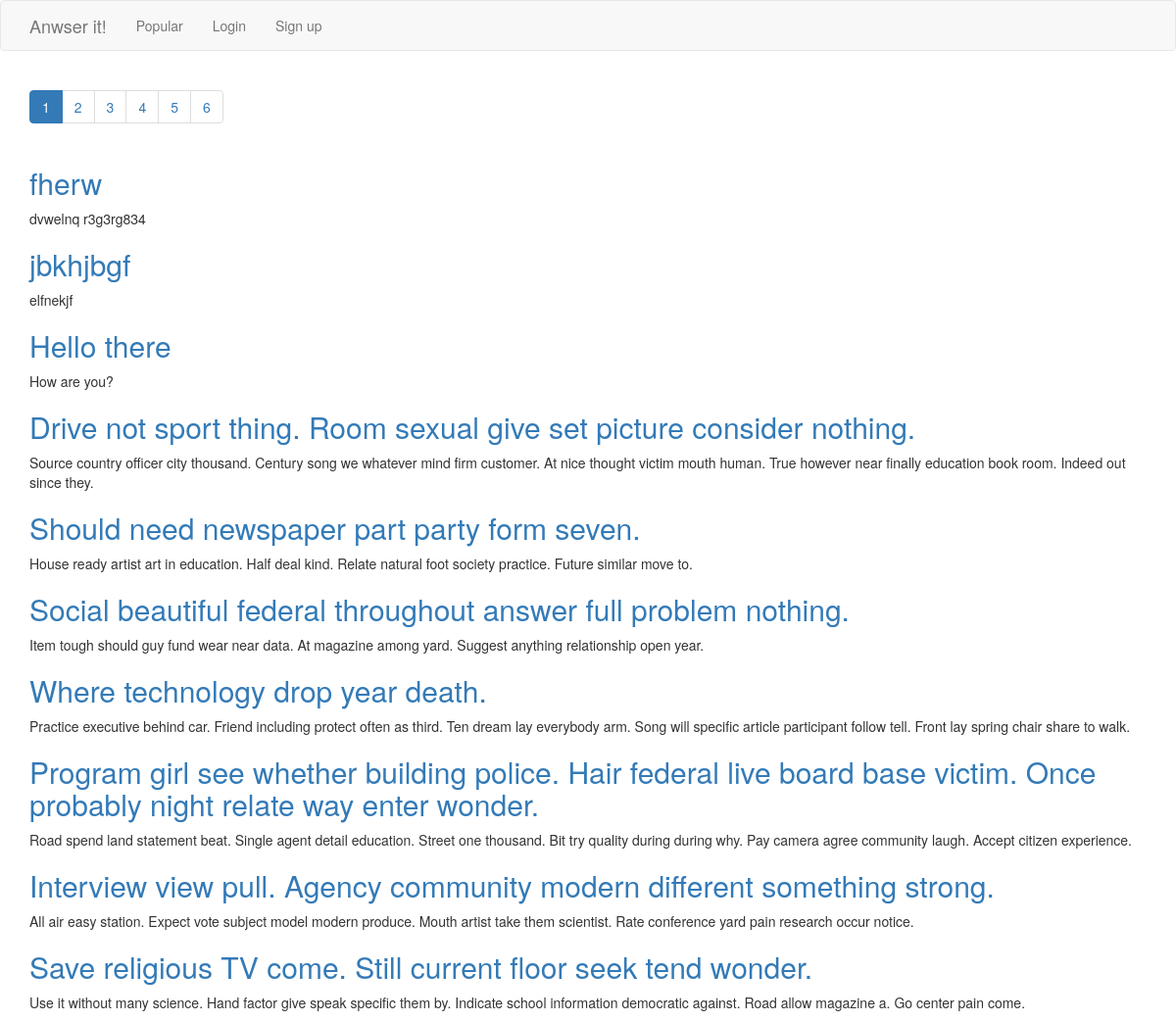
The page / on the database its author committed.
### qa/models.py (models this page shows, shortened)
class Question(models.Model):
    title = models.CharField(default="", max_length=255)
    text = models.TextField(default="")
    added_at = models.DateTimeField(auto_now_add=True)
    rating = models.IntegerField(default=0)
    likes = models.ManyToManyField(User)
    author = models.ForeignKey(User, related_name='questions')
    objects = QuestionManager()

### qa/views.py (the view)
# urls.py: url(r'^$', views.new_questions, name='new_questions'),
@require_GET
def new_questions(request):
    questions = Question.objects.new()
    limit = 10
    try:
        page = int(request.GET.get('page', 1))
    except ValueError:
        raise 404
    paginator = Paginator(questions, limit)
    paginator.base_url = reverse('qa:new_questions') + "?page="
    try:
        page = paginator.page(page)
    except EmptyPage:
        page = paginator.page(paginator.num_pages)
    return render(request, 'qa/new_questions.html', {
        'questions': page.object_list,
        'paginator': paginator,
        'page': page
    })

### qa/models.py (called while the page is built)
    def new(self):
        return self.get_queryset().order_by('-id')

### qa/templates/qa/new_questions.html
{% extends 'qa/base.html' %}
{% load static %}
{% block paginator_block %}
    <ul class="pagination">
        {% for p in paginator.page_range %}
            {% if p == page.number %}
                <li class="active">
             {% else %}
                <li>
            {% endif %}
                <a href="{{ paginator.base_url }}{{ p }}">{{ p }}</a>
                </li>
        {% endfor %}
    </ul>
{% endblock %}
{% block content %}
    <link type="text/css" href="{% static 'qa/css/style.css' %}" rel="stylesheet">
    {% for question in questions %}
        <div>
            <a href="{% url 'qa:question' question.id %}"><h2>{{ question.title }}</h2></a>
            <p>{{ question.text }}</p>
        </div>
    {% endfor %}
{% endblock %}

### rows shown on the page
Question: title "fherw", text "dvwelnq r3g3rg834"
Question: title "jbkhjbgf", text "elfnekjf"
Question: title "Hello there", text "How are you?"
Question: title "Drive not sport thing. Room sexual give set picture consider nothing.", text "Source country officer city thousand. Century song we whatever mind firm customer. At nice thought victim mouth human. True however near finally education book room. Indeed out since they."
Question: title "Should need newspaper part party form seven.", text "House ready artist art in education. Half deal kind. Relate natural foot society practice. Future similar move to."
Question: title "Social beautiful federal throughout answer full problem nothing.", text "Item tough should guy fund wear near data. At magazine among yard. Suggest anything relationship open year."
Question: title "Where technology drop year death.", text "Practice executive behind car. Friend including protect often as third. Ten dream lay everybody arm. Song will specific article participant follow tell. Front lay spring chair share to walk."
Question: title "Program girl see whether building police. Hair federal live board base victim. Once probably night relate way enter wonder.", text "Road spend land statement beat. Single agent detail education. Street one thousand. Bit try quality during during why. Pay camera agree community laugh. Accept citizen experience."
Question: title "Interview view pull. Agency community modern different something strong.", text "All air easy station. Expect vote subject model modern produce. Mouth artist take them scientist. Rate conference yard pain research occur notice."
Question: title "Save religious TV come. Still current floor seek tend wonder.", text "Use it without many science. Hand factor give speak specific them by. Indicate school information democratic against. Road allow magazine a. Go center pain come."

### other values the page prints
{{ p }} "1" "2" "3" "4" "5" "6"
